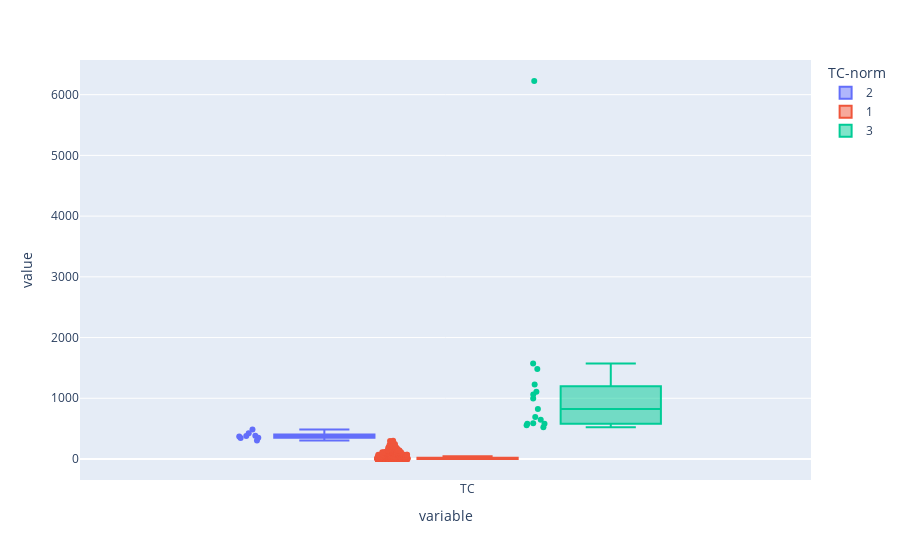

Write notebook code for a chart like this one.
### Code cell
fig = px.box(df,y=['TC'], points="all", color='TC-norm')
fig.show()

### Figure 1 — Plotly figure (JSON) as saved in the notebook; plotly's stock layout.template omitted (floating-point values rounded to 4 significant figures; data arrays with more than 128 entries replaced by an {"elided": "..."} marker saying what was removed)
{"data": [{"alignmentgroup": "True", "boxpoints": "all", "hovertemplate": "TC-norm=2<br>variable=%{x}<br>value=%{y}<extra></extra>", "legendgroup": "2", "marker": {"color": "#636efa"}, "name": "2", "notched": false, "offsetgroup": "2", "orientation": "v", "showlegend": true, "type": "box", "x": ["TC", "TC", "TC", "TC", "TC", "TC", "TC", "TC"], "x0": " ", "xaxis": "x", "y": [383, 485, 423, 379, 371, 349, 347, 304], "y0": " ", "yaxis": "y"}, {"alignmentgroup": "True", "boxpoints": "all", "hovertemplate": "TC-norm=1<br>variable=%{x}<br>value=%{y}<extra></extra>", "legendgroup": "1", "marker": {"color": "#EF553B"}, "name": "1", "notched": false, "offsetgroup": "1", "orientation": "v", "showlegend": true, "type": "box", "x": {"elided": "1045 str values"}, "x0": " ", "xaxis": "x", "y": {"elided": "1045 int values"}, "y0": " ", "yaxis": "y"}, {"alignmentgroup": "True", "boxpoints": "all", "hovertemplate": "TC-norm=3<br>variable=%{x}<br>value=%{y}<extra></extra>", "legendgroup": "3", "marker": {"color": "#00cc96"}, "name": "3", "notched": false, "offsetgroup": "3", "orientation": "v", "showlegend": true, "type": "box", "x": ["TC", "TC", "TC", "TC", "TC", "TC", "TC", "TC", "TC", "TC", "TC", "TC", "TC", "TC", "TC"], "x0": " ", "xaxis": "x", "y": [6225, 1574, 1482, 1226, 1107, 1061, 995, 822, 692, 646, 589, 579, 579, 557, 521], "y0": " ", "yaxis": "y"}], "layout": {"boxmode": "group", "legend": {"title": {"text": "TC-norm"}, "tracegroupgap": 0}, "margin": {"t": 60}, "xaxis": {"anchor": "y", "domain": [0, 1], "title": {"text": "variable"}}, "yaxis": {"anchor": "x", "domain": [0, 1], "title": {"text": "value"}}}}
